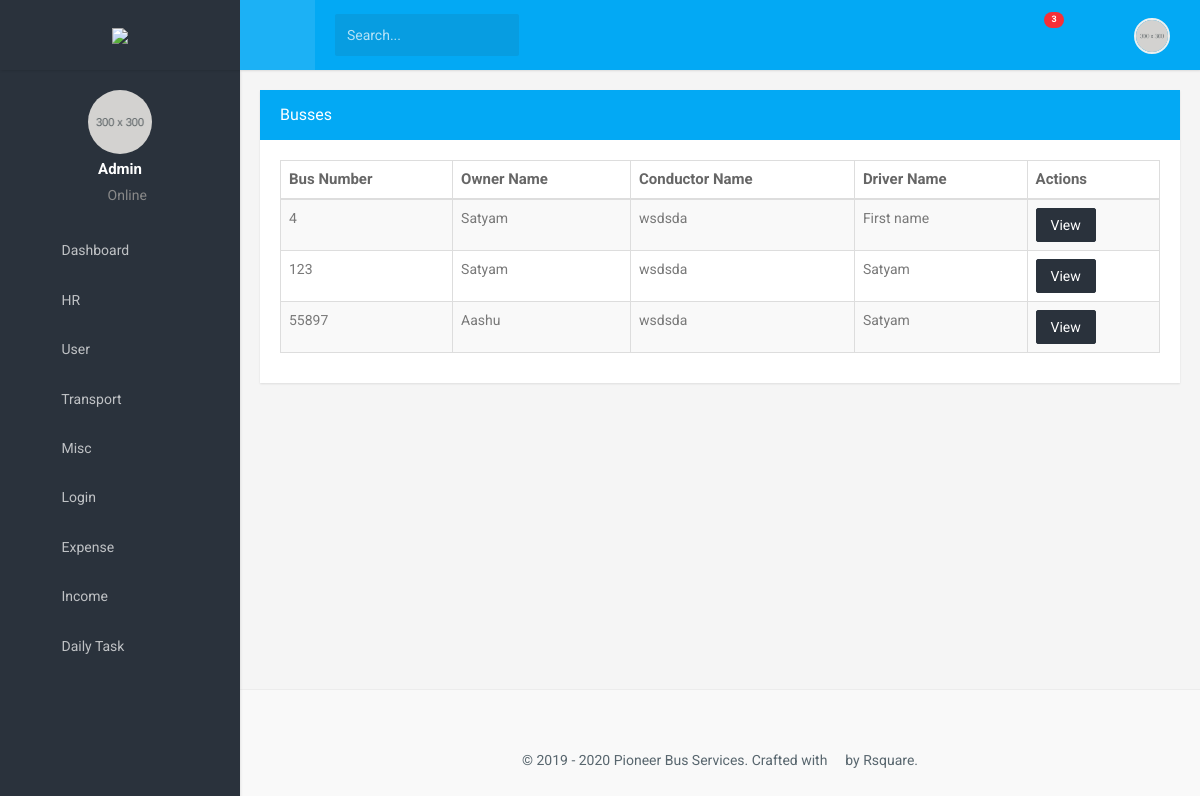
The page /viewbuses/ (signed in) on the database its author committed.
### website/models.py (models this page shows, shortened)
class Bus(models.Model):
    bus_no = models.CharField(max_length=10)
    driver_name = models.ForeignKey(Driver, on_delete=models.CASCADE, related_name='bus')
    conductor_name = models.ForeignKey(Conductor, on_delete=models.CASCADE)
    owner_name = models.ForeignKey(Owner, on_delete=models.CASCADE, related_name="buses")
    insurance = models.DateField()
    fitness = models.DateField()
    tax = models.DateField()
    permit = models.DateField()

class Owner(models.Model):
    user = models.OneToOneField(PBSUser, on_delete=models.CASCADE, blank=True, null=True)
    first_name = models.CharField(max_length=55)
    last_name = models.CharField(max_length=55)
    address = models.CharField(max_length=120)
    phone_regex = RegexValidator(regex=r'^\+?1?\d{9,15}$',
                                 message="Phone number must be entered in the format: '+999999999'. Up to 15 digits allowed.")
    phone_number = models.CharField(validators=[phone_regex], max_length=17, )  # validators should be a list
    alternate_phone_number = models.CharField(validators=[phone_regex], max_length=17, blank=True)
    document = models.CharField(max_length=30)
    document_no = models.CharField(max_length=12)
    document_upload = models.ImageField(upload_to="documents/", null=True, blank=True)
    blood_group = models.CharField(max_length=3, null=True)
    def __str__(self):
        return self.first_name

class Conductor(models.Model):
    user = models.OneToOneField(PBSUser, on_delete=models.CASCADE, null=True, blank=True)
    first_name = models.CharField(max_length=55)
    last_name = models.CharField(max_length=55)
    address = models.CharField(max_length=120)
    document = models.CharField(max_length=30)
    document_no = models.CharField(max_length=12)
    document_upload = models.ImageField(upload_to="documents", blank=True)
    blood_group = models.CharField(max_length=3, null=True)
    phone_regex = RegexValidator(regex=r'^\+?1?\d{9,15}$',
                                 message="Phone number must be entered in the format: '+999999999'. Up to 15 digits allowed.")
    phone_number = models.CharField(validators=[phone_regex], max_length=17)  # validators should be a list
    alternate_phone_number = models.CharField(validators=[phone_regex], max_length=17, blank=True)
    def __str__(self):
        return self.first_name

class Driver(models.Model):
    user = models.OneToOneField(PBSUser, on_delete=models.CASCADE, blank=True, null=True)
    first_name = models.CharField(max_length=55)
    last_name = models.CharField(max_length=55)
    dl_no = models.CharField(max_length=20)
    dl_image = models.ImageField(upload_to='driving-licence/', blank=True)
    valid_upto = models.DateField()
    address = models.CharField(max_length=120)
    document = models.CharField(max_length=30)
    document_no = models.CharField(max_length=12)
    document_upload = models.ImageField(upload_to="documents", blank=True)
    blood_group = models.CharField(max_length=3, null=True)
    phone_regex = RegexValidator(regex=r'^\+?1?\d{9,15}$',
                                 message="Phone number must be entered in the format: '+999999999'. Up to 15 digits allowed.")
    phone_number = models.CharField(validators=[phone_regex], max_length=17)  # validators should be a list
    alternate_phone_number = models.CharField(validators=[phone_regex], max_length=17, blank=True)
    def __str__(self):
        return self.first_name

### website/views.py (the view)
# urls.py: path('viewbuses/', views.bus, name='viewbus'),
@login_required
def bus(request):
    try:
        busses = Bus.objects.all()
    except Bus.DoesNotExists:
        raise Http404("No bus Model Exists")
    return render(request, 'viewbus.html', {'busses': busses})

### templates/viewbus.html
{% extends 'dashboardlayout.html' %}
{% load static %}
{% load bootstrap3 %}
{% block content %}
    <div class="row">
                            <div class="col-md-12">
                                <div class="panel panel-primary">
                                    <div class="panel-heading">
                                        <div class="row">
                                            <div class="col-md-10">
                                                <h3 class="panel-title">Busses</h3>
                                            </div>
                                            <div class="col-md-2">
                                                <a class="headerlinks" href="{% url 'addbus' %}" style="color:white;"><span class="mdi mdi-plus-circle-outline " style="font-size: 30px;float: right"></span></a>
                                            </div>
                                        </div>
                                    </div>
                                    <div class="panel-body">
                                        <table id="datatable-responsive" class="table table-striped table-bordered dt-responsive nowrap" cellspacing="0" width="100%">
                                            <thead>
                                                <tr>
                                                    <th>Bus Number</th>
                                                    <th>Owner Name</th>
                                                    <th>Conductor Name</th>
                                                    <th>Driver Name</th>
                                                    <th>Actions</th>
                                                </tr>
                                            </thead>
                                            <tbody>
                                            {% for foo in busses %}
                                                <tr>
                                                    <td>{{foo.bus_no}}</td>
                                                    <td>{{foo.owner_name}}</td>
                                                    <td> {{foo.conductor_name}}</td>
                                                <td> {{foo.driver_name}}</td>
                                                 <td>
                                                     <a href="{% url 'single-bus' foo.id %}">
                                                     <button class="btn btn-dark small" type="button">View</button>
                                                          </a>
                                                 </td>
                                                </tr>
                                            {% endfor %}
                                            </tbody>
                                        </table>
                                    </div>
                                </div>
                            </div>
                        </div>
                {% endblock %}

### static/assets/css/style.css (style rules this page uses)
body { background: #f5f5f5; font-family: 'Roboto', sans-serif; margin: 0; }
html { overflow-x: hidden; position: relative; min-height: 100%; background: #f5f5f5; }
h1, h2, h3, h4, h5, h6 { color: #2a323c; font-family: 'Prompt', sans-serif; margin: 10px 0; }
h3 { line-height: 30px; }
* { outline: none !important; }
.row { margin-right: -10px; margin-left: -10px; }
.col-lg-1, .col-lg-10, .col-lg-11, .col-lg-12, .col-lg-2, .col-lg-3, .col-lg-4, .col-lg-5, .col-lg-6, .col-lg-7, .col-lg-8, .col-lg-9, .col-md-1, .col-md-10, .col-md-11, .col-md-12, .col-md-2, .col-md-3, .col-md-4, .col-md-5, .col-md-6, .col-md-7, .col-md-8, .col-md-9, .col-sm-1, .col-sm-10, .col-sm-11, .col-sm-12, .col-sm-2, .col-sm-3, .col-sm-4, .col-sm-5, .col-sm-6, .col-sm-7, .col-sm-8, .col-sm-9, .col-xs-1, .col-xs-10, .col-xs-11, .col-xs-12, .col-xs-2, .col-xs-3, .col-xs-4, .col-xs-5, .col-xs-6, .col-xs-7, .col-xs-8, .col-xs-9 { padding-left: 10px; padding-right: 10px; }
.btn { border-radius: 2px; padding: 6px 14px; }
.btn-dark { background-color: #2a323c !important; border: 1px solid #2a323c !important; color: #ffffff; }
.panel { -moz-box-shadow: 0px 1px 2px 0px rgba(0, 0, 0, 0.1); -webkit-box-shadow: 0px 1px 2px 0px rgba(0, 0, 0, 0.1); border-radius: 0px; border: none; box-shadow: 0px 1px 2px 0px rgba(0, 0, 0, 0.1); margin-bottom: 20px; }
.panel .panel-body { padding: 20px; }
.panel-heading { border-radius: 0; border: none !important; padding: 10px 20px; }
.panel-title { margin-bottom: 0; margin-top: 0; font-family: 'Prompt', sans-serif; }
.panel-primary > .panel-heading { background-color: #03a9f4; }
.table { margin-bottom: 10px; }
tbody { color: #797979; }
th { color: #666666; font-size: 15px; }

### rows shown on the page
Bus: bus_no "4", owner_name "Satyam", conductor_name "wsdsda", driver_name "First name"
Bus: bus_no "123", owner_name "Satyam", conductor_name "wsdsda", driver_name "Satyam"
Bus: bus_no "55897", owner_name "Aashu", conductor_name "wsdsda", driver_name "Satyam"
